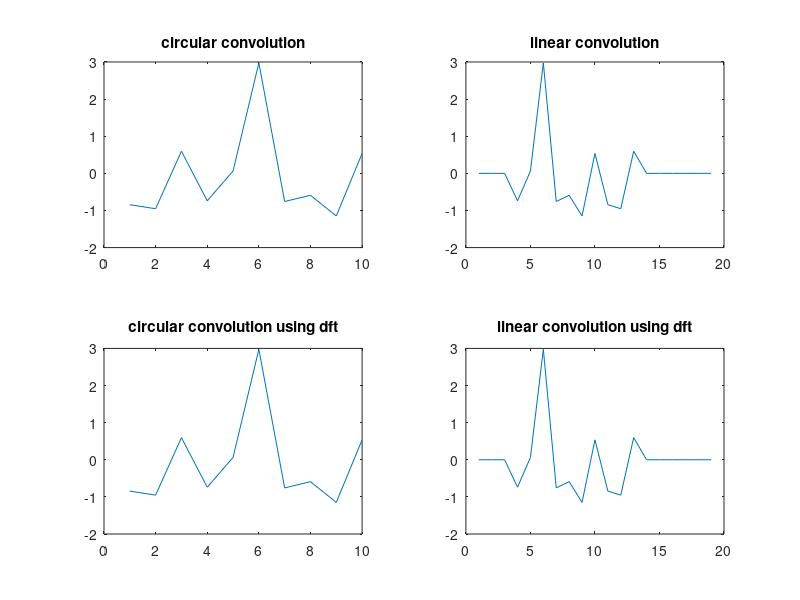

Recreate this plot in MATLAB.
clear all;
clc;
% part a
x1 = randn(1,10);
x2 = [0,0,0,1,0,0,0,0,0,0];
% part b
y1 = cconv(x1,x2,10);   %y1 is directly calculated circular convolution
y2 = conv(x1,x2);       %y2 is directly calculated linear convolution
% part c
a1 = fft(x1);
a2 = fft(x2);
b1 = a1.*a2;
z1 = ifft(b1);      %z1 is the output of circular convolution using dft
N1 = length(x1);
N2 = length(x2);
N = N1 + N2 - 1;
for i = N1+1:N
    x1(i) = 0;
end
for i = N2+1:N
    x2(i) = 0;
end
c1 = fft(x1);
c2 = fft(x2);
d1 = c1.*c2;
z2 = ifft(d1);      %z2 is the output of linear convolution using dft
% part d
subplot(2,2,1)
plot(y1);
title('circular convolution');
subplot(2,2,2)
plot(y2);
title('linear convolution');
subplot(2,2,3)
plot(z1);
title('circular convolution using dft');
subplot(2,2,4)
plot(z2);
title('linear convolution using dft');
